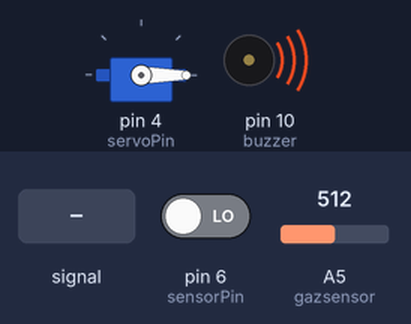
A sketch run on a simulated Arduino Uno, built with avr-gcc and run on an emulated ATmega328P. Parts: servo, buzzer (waves = sounding). The test bench sets the inputs (shaded band); at power-on: A5 (gazsensor) = 512, pin 6 (sensorPin) LOW.

Above: at 1.2 s.
1.3 s: A5 (gazsensor) fed a 2 Hz sine of ±306 counts around its level
At 4.2 s:
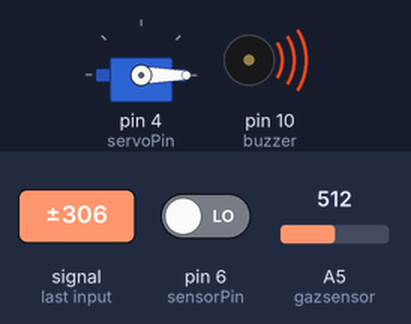
4.3 s: A5 (gazsensor) set to 716
At 5.4 s:
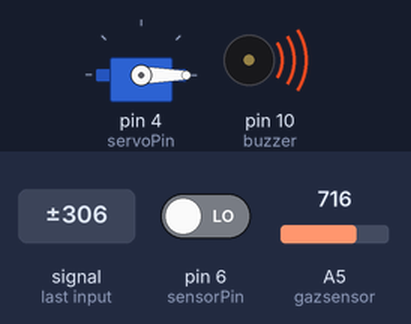
7.3 s: pin 6 (sensorPin) driven HIGH
At 8.5 s:
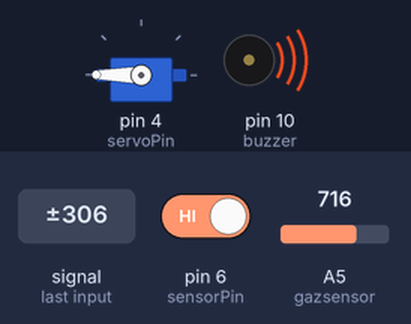
8.8 s: A5 (gazsensor) set to 508
10.3 s: A5 (gazsensor) set to 489
At 11.0 s:
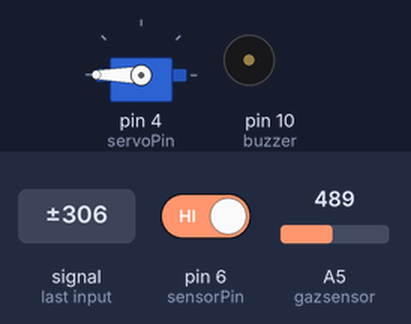
11.8 s: A5 (gazsensor) set to 510
At 12.3 s:
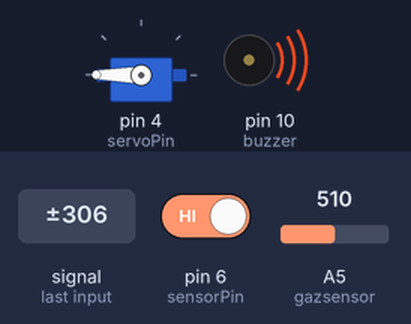
Timing chart, 0 to 14.3 s (numbered marks = the images above; inputs shaded):
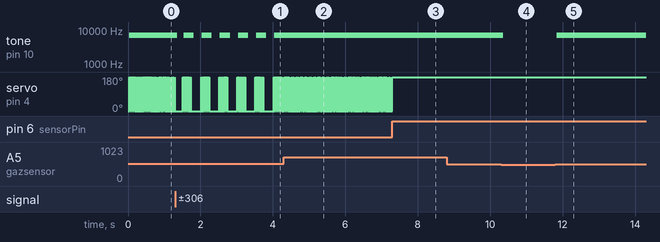

The sketch:

MQ2sensor-IRsensor-ServoMotor.ino
```cpp
#include<Servo.h>
Servo servo1;
int servoPin=4;
int sensorPin=6;
int buzzer = 10;
int gazsensor = A5;
int valeur;
void setup() {
  // put your setup code here, to run once:
pinMode(sensorPin,INPUT);
servo1.attach(servoPin);
 pinMode(buzzer, OUTPUT);
  pinMode(gazsensor, INPUT);
}

void loop() {
  // put your main code here, to run repeatedly:
valeur=digitalRead(sensorPin);
int gazvaleur = analogRead(gazsensor);

if(gazvaleur > 500){
  servo1.write(180);
  digitalWrite(buzzer,HIGH);
  }
if(valeur==1){
  servo1.write(180);
  digitalWrite(buzzer,LOW);
  }
if (valeur==0){
  servo1.write(0);
  digitalWrite(buzzer,LOW);
}
}
```

Measured:
- the behaviour switches between 501 and 500 on A5 (gazsensor) (found by bisection; images 3 and 4)
- after the input at 1.3 s, tone on pin 10 (buzzer): plays 7002 Hz for 0.28 s, 7012 Hz for 0.28 s, 7002 Hz for 0.28 s, 7002 Hz for 0.28 s, 7002 Hz for 0.28 s, 7002 Hz for 0.26 s, starting after 0.06 s
- after the input at 4.3 s, tone on pin 10 (buzzer): stops changing and stays 7002 Hz
- after the input at 7.3 s, servo on pin 4 (servoPin): goes on until 7.3 s, then stays 180°
- after the input at 8.8 s, every drawn part: stays the same
- after the input at 10.3 s, tone on pin 10 (buzzer): 7002 Hz → silent after 0.06 s
- after the input at 11.8 s, tone on pin 10 (buzzer): silent → 7058 Hz at once
- by itself, servo on pin 4 (servoPin): alternates 180° for 0.02 s and 0° for 0.02 s
